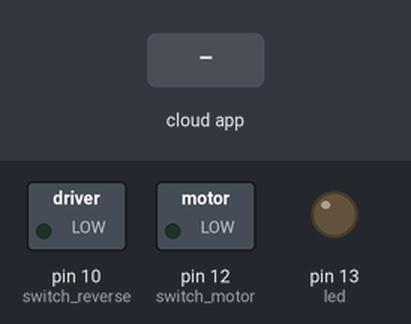
Bench run of a sketch on a simulated Arduino Uno, built with avr-gcc and run on an emulated ATmega328P. Parts: switched loads named in the sketch (green lamp = pin HIGH), output pins drawn as LEDs (lit = HIGH). The inputs (shaded band) are chosen by the test bench. The ROS host is connected and sends only what is stated.

Above: at 1.2 s.
1.3 s: the phone or cloud app sets suction_cmd to 1
At 2.1 s:
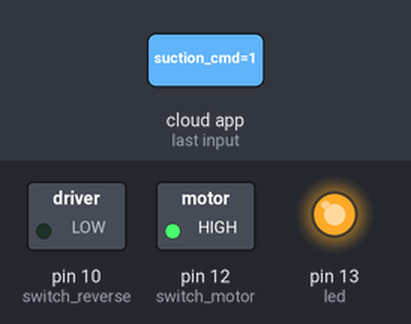
At 3.1 s:
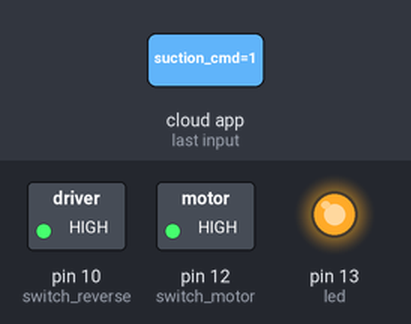
4.3 s: the phone or cloud app sets suction_cmd to 0
At 4.8 s:
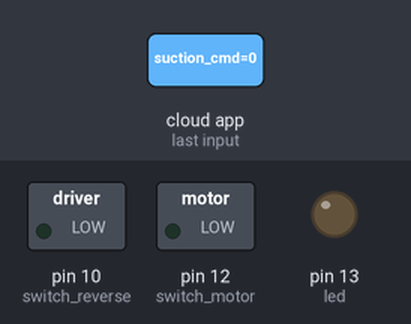
Timing chart, 0 to 7.3 s (numbered marks = the images above; inputs shaded):
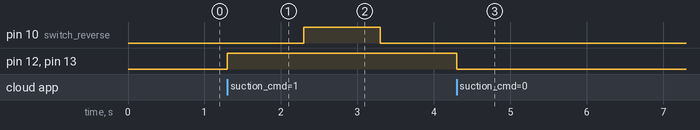

The sketch:

arduino_control.ino
```cpp
#include <ArduinoHardware.h>
#include <ros.h>
#include <std_msgs/String.h>
#include <std_msgs/Bool.h>

ros::NodeHandle nh;
std_msgs::String status_msg;
ros::Publisher status_publisher("suction_status", &status_msg);
void suction_action(const std_msgs::Bool& cmd);
ros::Subscriber<std_msgs::Bool> cmd_subscriber("suction_cmd", &suction_action);
// Global boolean variable
bool controller = false;


// Pin 13 is the indicator of running, as it is a LED on board.
int led = 13;


// Pin 12 controls motor and Pin 10 controls the switch on the head of sucker.
int switch_motor = 12;
int switch_reverse = 10;


void setup() {
  pinMode(led, OUTPUT);
  pinMode(switch_motor, OUTPUT);
  pinMode(switch_reverse, OUTPUT);

  // initialize ros
  nh.initNode();
  nh.subscribe(cmd_subscriber);
}


void loop() {
  // If get message from ROS
  // Then do something
  // Now independentent, halt for 1 second after switching
  if (controller){
  digitalWrite(led, HIGH);
  motor_on();
  delay(1000);
  reverse_on();
  delay(1000);
  reverse_off();
  delay(1000);
  motor_off();
  digitalWrite(led, LOW);
  delay(1000);
  }else{

  }
  nh.spinOnce();
}


// Turn on the motor.
void motor_on(){
  digitalWrite(switch_motor,HIGH);
}


// Turn off the motor.
void motor_off(){
  digitalWrite(switch_motor,LOW);
}

// Rotate reversely.
void reverse_on(){
  digitalWrite(switch_reverse,HIGH);
}

// Rotate normally.
void reverse_off(){
  digitalWrite(switch_reverse,LOW);
}

// main entrance recieving ROS topic
void suction_action(const std_msgs::Bool& cmd) {
  if (cmd.data){
    controller = true;
  } else{
    controller = false;
    }
}
```

Measured:
- after the input at 1.3 s, pin 10 (switch_reverse): LOW → HIGH after 1.0 s, → LOW 1.0 s later; pin 12 (switch_motor), pin 13 (led): LOW → HIGH at once
- after the input at 4.3 s, pin 10 (switch_reverse): stops changing and stays LOW; pin 12 (switch_motor), pin 13 (led): goes on until 4.3 s, then stays LOW
